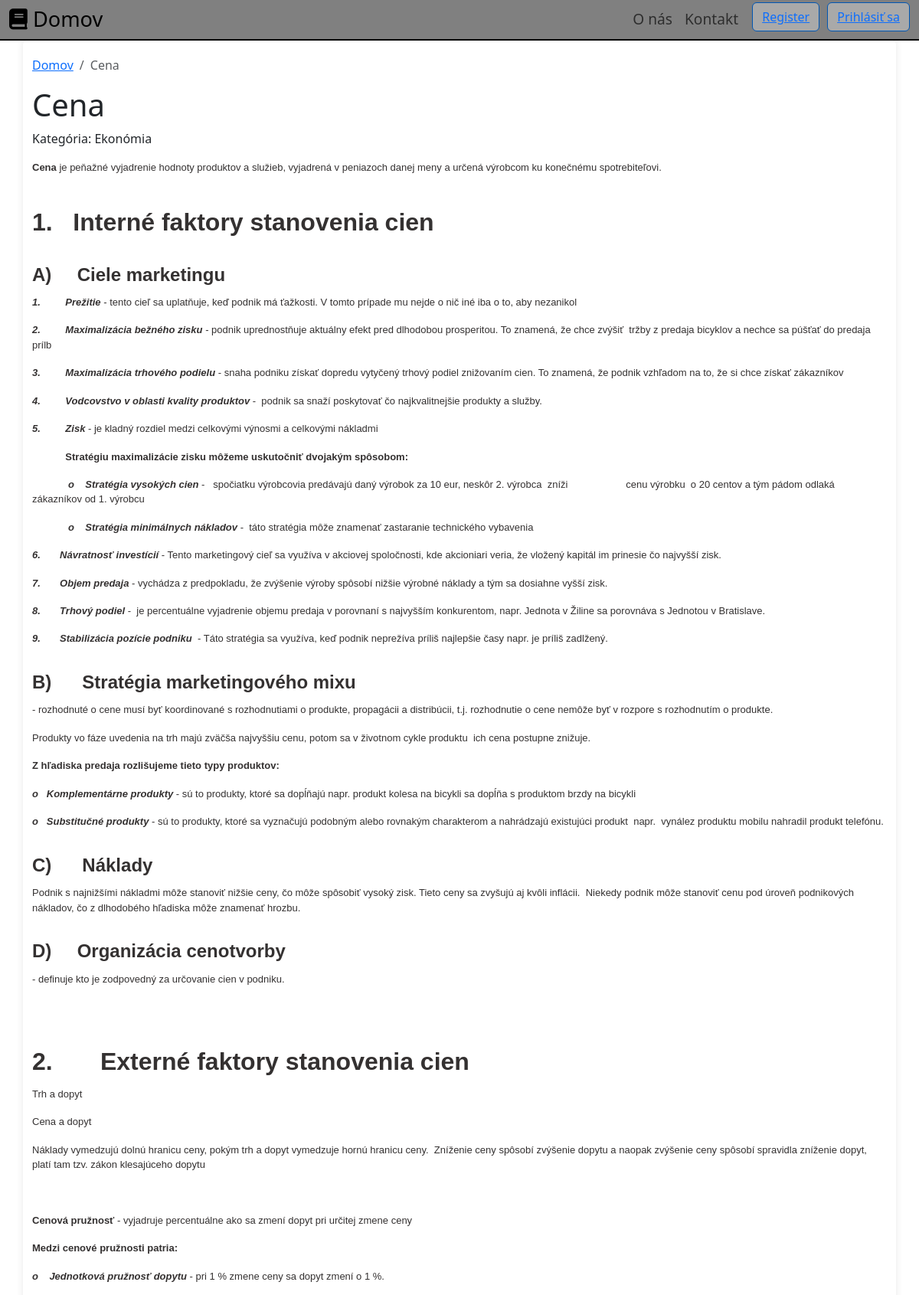
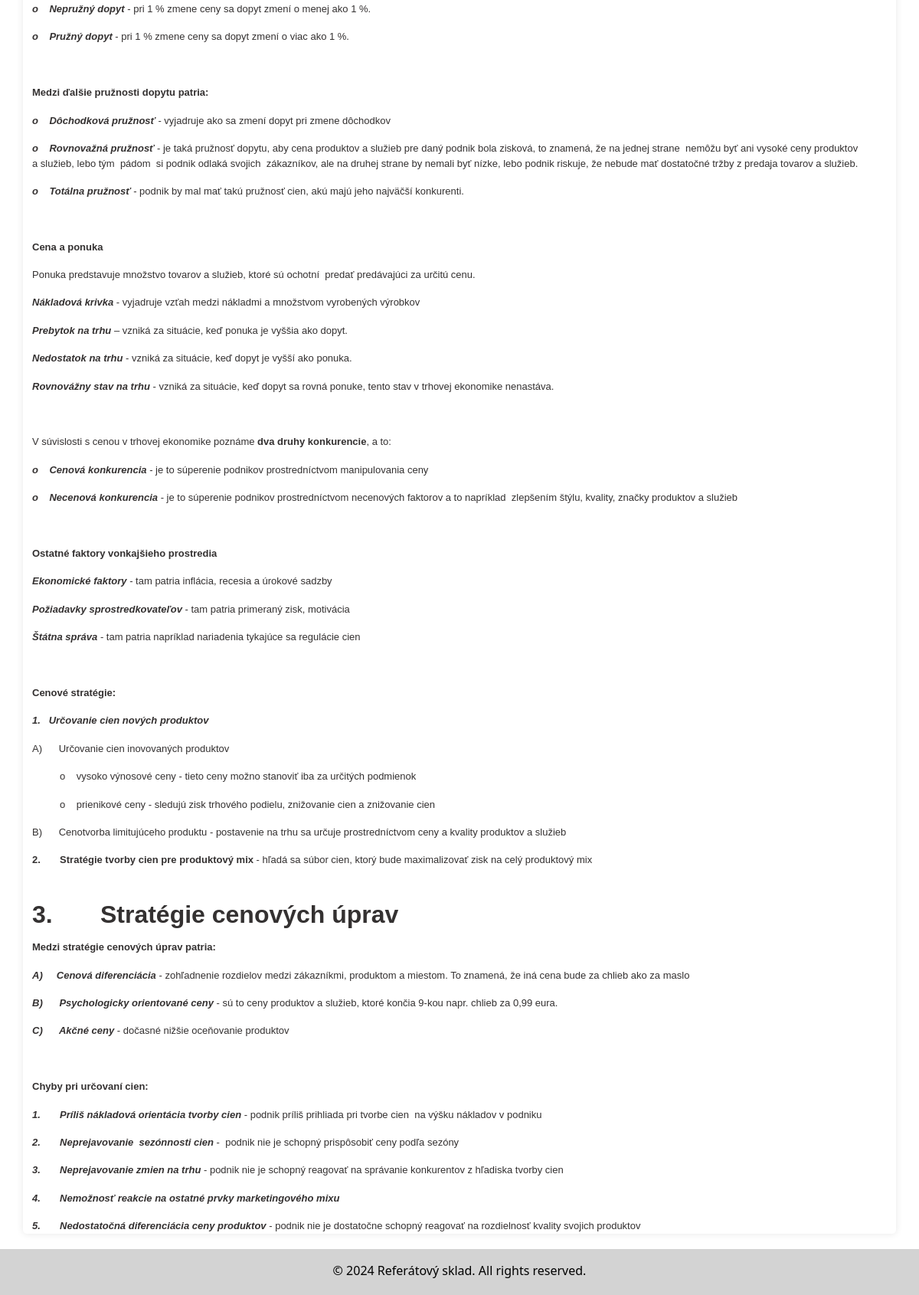
/view_paper.php?referat_id=34, run on the app's committed database (2 pictures, top to bottom).
### tables this page shows
CREATE TABLE `referaty` (
  `referat_id` int(11) NOT NULL,
  `user_id` int(11) NOT NULL,
  `category_id` int(11) NOT NULL,
  `title` varchar(128) NOT NULL,
  `created_at` timestamp NOT NULL DEFAULT current_timestamp(),
  `skola` varchar(100) NOT NULL,
  `content` longtext NOT NULL
);

CREATE TABLE `category` (
  `category_id` int(11) NOT NULL,
  `category_name` varchar(255) NOT NULL,
  `parent_category_id` int(11) DEFAULT NULL
);

### view_paper.php (the view, shortened to what this page needs)
<?php
$mysqli = require __DIR__ . "/connect.php";
if (isset($_GET['referat_id'])) {
    $referat_id = $_GET['referat_id'];
    $sql = "SELECT referaty.*, category.category_name
            FROM referaty
            JOIN category ON referaty.category_id = category.category_id
            WHERE referaty.referat_id = $referat_id";
    $result = $mysqli->query($sql);
    if ($result && $result->num_rows > 0) {
        $paperDetails = $result->fetch_assoc();
    } else {
        echo "Paper not found.";
    }
} else {
    echo "Invalid request.";
}
?>
<!DOCTYPE html>
<html lang="en">
<head>
    <link href="https://cdn.jsdelivr.net/npm/bootstrap@5.3.0-alpha1/dist/css/bootstrap.min.css" rel="stylesheet">
</head>
<body>
<?php require_once("header.php"); ?>
<div class="container">
    <nav aria-label="breadcrumb">
        <ol class="breadcrumb">
            <li class="breadcrumb-item"><a href="home.php">Domov</a></li>
            <li class="breadcrumb-item active" aria-current="page"><?php echo isset($paperDetails['title']) ? $paperDetails['title'] : ''; ?></li>
        </ol>
    </nav>
    <h1><?php echo isset($paperDetails['title']) ? $paperDetails['title'] : ''; ?></h1>
    <p>Kategória: <?php echo isset($paperDetails['category_name']) ? $paperDetails['category_name'] : ''; ?></p>
    <p><?php echo isset($paperDetails['content']) ? $paperDetails['content'] : ''; ?></p>
</div>
<footer class="text-center py-3 fixed-bottom">
    <p class="mb-0">© <?php echo date("Y"); ?> Referátový sklad. All rights reserved.</p>
</footer>
</body>
</html>

### view_paper.php (style rules this page uses)
html { position: relative; min-height: 100%; }
body { margin-bottom: 60px; }
footer { position: absolute; bottom: 0; width: 100%; height: 60px; background-color: lightgrey; color: black; }
.container { padding-top: 20px; margin-bottom: 80px; border-radius: 5px; box-shadow: 0 0 10px rgba(0, 0, 0, 0.1); }

### data on the page
referaty: title "Cena", category.category_name "Ekonómia", content "Cena je peňažné vyjadrenie hodnoty produktov a služieb, vyjadrená v peniazoch danej meny a určená výrobcom ku konečnému spotrebiteľovi. 1. Interné faktory stanovenia cien A) Ciele marketingu 1. Prežitie - tento cieľ sa uplatňuje, keď podnik má ťažkosti. V tomto prípade mu nejde o nič iné iba o to, aby nezanikol 2. Maximalizácia bežného zisku - podnik uprednostňuje aktuálny efekt pred dlhodobou prosperitou. To znamená, že chce zvýšiť tržby z predaja bicyklov a nechce sa púšťať do predaja prílb 3. Maximalizácia trhového podielu - snaha podniku získať dopredu vytyčený trhový podiel znižovaním cien. To znamená, že podnik vzhľadom na to, že si chce získať zákazníkov 4. Vodcovstvo v oblasti…"
